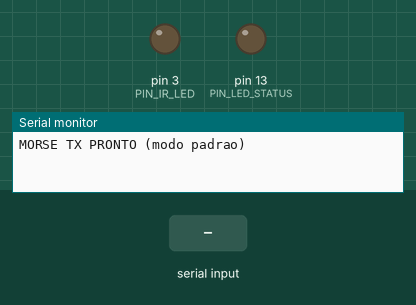
Simulated run of this sketch. Board: Arduino Uno, built with avr-gcc and run on an emulated ATmega328P. Parts: output pins drawn as LEDs (lit = HIGH), the last lines printed to the serial monitor. Inputs (shaded band) come from the test bench.

Above: at 1.2 s.
1.3 s: "90 45\n" received over Serial
At 1.6 s:
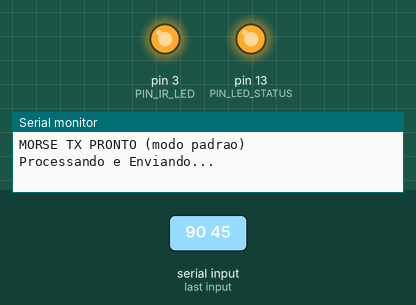
At 16.6 s:
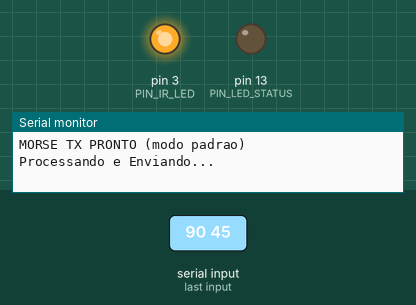
Timing chart, 0 to 17.8 s (numbered marks = the images above; inputs shaded):
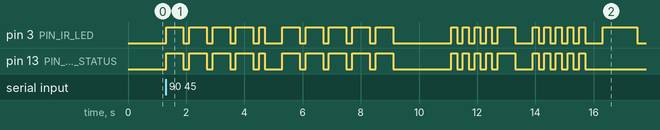

The sketch:

Maquina_1.ino
```cpp
// ============================================================
//  MÁQUINA 1 — TRANSMISSORA (Ligação Padrão no GND)
// ============================================================

const int PIN_IR_LED     = 3;
const int PIN_LED_STATUS = 13;

// ── Temporização Morse (ms) ────────────────────────────────
const int DIT         = 200;
const int DAH         = 600;
const int SYMBOL_GAP  = 200;
const int LETTER_GAP  = 600;
const int WORD_GAP    = 1400;

const char* MORSE_TABLE[] = {
  ".-","-...","-.-.","-..",".","..-.","--.","....",
  "..",".---","-.-",".-..","--","-.","---",".--.",
  "--.-",".-.","...","-","..-","...-",".--","-..-",
  "-.--","--.."
};
const char* MORSE_DIGITS[] = {
  "-----",".----","..---","...--","....-",
  ".....","-....","--...","---..","----."
};

const char* charToMorse(char c) {
  c = toupper(c);
  if (c >= 'A' && c <= 'Z') return MORSE_TABLE[c - 'A'];
  if (c >= '0' && c <= '9') return MORSE_DIGITS[c - '0'];
  return nullptr;
}

void printMorse(const String& text) {
  bool first = true;
  for (int i = 0; i < (int)text.length(); i++) {
    char c = text[i];
    if (c == ' ') { Serial.print(F(" / ")); first = true; continue; }
    const char* m = charToMorse(c);
    if (!m) continue;
    if (!first) Serial.print(' ');
    Serial.print(m);
    first = false;
  }
}

// Liga o LED IR
void emitPulse(bool isDah) {
  digitalWrite(PIN_IR_LED, HIGH);     // LIGA o LED
  digitalWrite(PIN_LED_STATUS, HIGH);
  delay(isDah ? DAH : DIT);
  digitalWrite(PIN_IR_LED, LOW);      // DESLIGA o LED
  digitalWrite(PIN_LED_STATUS, LOW);
  delay(SYMBOL_GAP);
}

void sendLetter(const char* morse) {
  for (int i = 0; morse[i] != '\0'; i++) {
    emitPulse(morse[i] == '-');
  }
  delay(LETTER_GAP - SYMBOL_GAP);
}

void setup() {
  Serial.begin(9600);
  pinMode(PIN_IR_LED, OUTPUT);
  pinMode(PIN_LED_STATUS, OUTPUT);

  // Garante que o LED inicie APAGADO
  digitalWrite(PIN_IR_LED, LOW);

  Serial.println(F("MORSE TX PRONTO (modo padrao)"));
}

void loop() {
  if (!Serial.available()) return;

  String input = Serial.readStringUntil('\n');
  input.trim();
  if (input.length() == 0) return;

  Serial.println(F("Processando e Enviando..."));

  for (int i = 0; i < (int)input.length(); i++) {
    char c = input[i];
    if (c == ' ') { delay(WORD_GAP); continue; }
    const char* morse = charToMorse(c);
    if (!morse) continue;
    sendLetter(morse);
  }

  // Pulso longo especial de "fim de mensagem"
  digitalWrite(PIN_IR_LED, HIGH); // LIGA
  delay(1200);
  digitalWrite(PIN_IR_LED, LOW);  // DESLIGA

  Serial.println(F("Mensagem enviada!"));
  Serial.println(F("----"));
}
```

Measured:
- after the input at 1.3 s, pin 3 (PIN_IR_LED): LOW → HIGH at once, → LOW 0.60 s later, → HIGH 0.20 s later, → LOW 0.60 s later, … (42 changes in this stretch); pin 13 (PIN_LED_STATUS): LOW → HIGH at once, → LOW 0.60 s later, → HIGH 0.20 s later, → LOW 0.60 s later, … (40 changes in this stretch)
